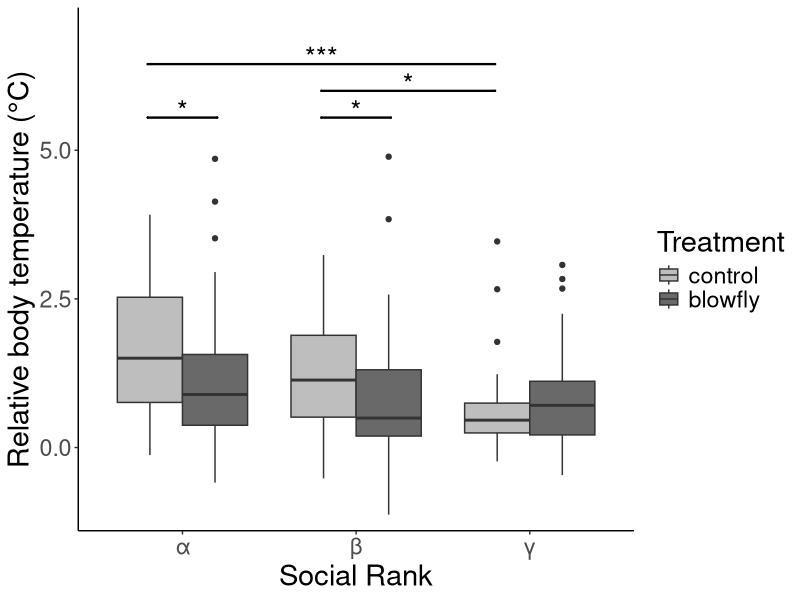

Write R code to recreate this figure.
# --------------------------------------------------------------------
# 1. Load Required Libraries
# --------------------------------------------------------------------
library(magrittr)   # For piping functionality (e.g., %>%) 
library(emmeans)    # For estimated marginal means and post-hoc tests
library(ggplot2)    # For data visualization
library(ggsignif)   # For adding significance bars to ggplot

# --------------------------------------------------------------------
# 2. Data Loading and Preparation
# --------------------------------------------------------------------

# Read the full dataset (individual-level data)
data_i <- read.csv("individual.csv")

# Convert the social rank variable (mi_hier) to a factor
data_i$mi_hier <- as.factor(data_i$mi_hier)

# --------------------------------------------------------------------
# 3. Model Fitting (M1)
# Response: mean_temp (Relative body temperature)
# Predictors: treat (Treatment) * mi_hier (Social Rank)
# --------------------------------------------------------------------

# Fit the linear model
model <- lm(mean_temp ~ treat * mi_hier, data=data_i)

# Summarize model to check basic statistics
summary(model)

# --------------------------------------------------------------------
# 4. Statistical Analysis (Post-hoc Tests)
# --------------------------------------------------------------------

# Comparison of treatments (treat) within each rank (mi_hier)
em_treat_within_rank <- emmeans(model, ~ treat | mi_hier) %>% pairs()

# Comparison of ranks (mi_hier) within each treatment (treat)
em_rank_within_treat <- emmeans(model, ~ mi_hier | treat) %>% pairs()

# --------------------------------------------------------------------
# 5. Visualization
# --------------------------------------------------------------------

figure_3 <- ggplot(data=data_i, aes(x=mi_hier, y=mean_temp, fill=treat)) +
  # Box plots
  geom_boxplot(position = "dodge") +
  
  # Manual color scaling and labels
  scale_fill_manual(
    name = "Treatment", 
    labels = c("maggot" = "blowfly"),
    values = c("control" = "grey", "maggot" = "dimgray")
  ) +
  
  # Classic theme and axis labels
  theme_classic() +
  labs(x = "Social Rank", y = "Relative body temperature (°C)") +
  
  # Coordinate limits and expansion
  coord_cartesian(ylim = c(-1, 7), expand = TRUE) +
  
  # Add significance bars (Hard-coded for final figure aesthetics)
  geom_signif(
    y_position = c(5.55, 5.55, 6, 6.45), 
    xmin = c(0.8, 1.8, 1.8, 0.8), 
    xmax = c(1.2, 2.2, 2.8, 2.8),
    annotation = c("*", "*", "*", "***"), 
    tip_length = 0, 
    size = 0.8, 
    textsize = 7, 
    vjust = 0.4
  ) +
  
  # Adjust text size for the entire plot
  theme(text = element_text(size = 21)) +
  
  # Custom x-axis labels (Rank 1, 2, 3 to Greek letters)
  scale_x_discrete(labels = c("1" = "α", "2" = "β", "3" = "γ"))

# Display and save the figure
print(figure_3)
